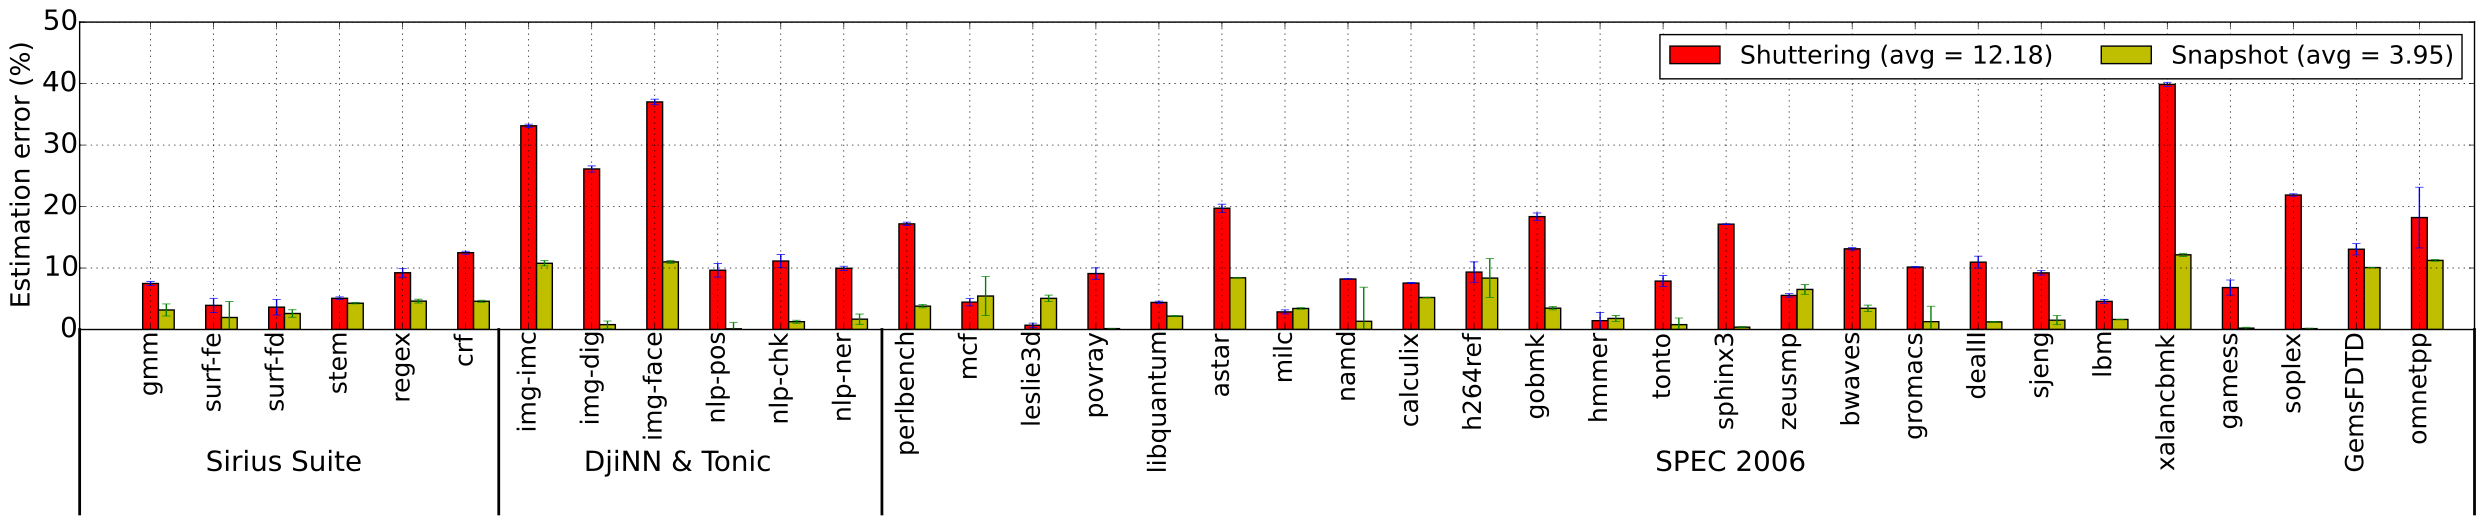

Reproduce this figure in Python.
from collections import defaultdict
import numpy as np
import matplotlib.pyplot as plt

benchListBaseline = [ 'gcc', 'perlbench', 'leslie3d', 'povray', 'libquantum', 'astar', 'bzip2', 'milc', 'namd', 'calculix', 'h264ref', 'sphinx3', 'zeusmp', 'gobmk', 'hmmer', 'tonto', 'bwaves', 'gromacs', 'dealII', 'sjeng', 'lbm', 'xalancbmk', 'gamess', 'cactusADM', 'soplex', 'GemsFDTD', 'omnetpp', 'mcf' ]
benchListExperiments = [ 'gcc', 'perlbench', 'leslie3d', 'povray', 'libquantum', 'astar', 'bzip2', 'milc', 'namd', 'calculix', 'h264ref', 'sphinx3', 'zeusmp', 'gobmk', 'hmmer', 'tonto', 'bwaves', 'gromacs', 'dealII', 'sjeng', 'lbm', 'xalancbmk', 'gamess', 'cactusADM', 'soplex', 'GemsFDTD', 'omnetpp', 'mcf' ]
colocationListBaseline = [ 'colocating with lbm', 'colocating with povray', 'colocating with milc', 'colocating with astar', 'colocating with libquantum', 'colocating with povray', 'colocating with omnetpp', 'colocating with mcf' ]
colocationListExperiments = [ 'colocating with lbm', 'colocating with povray', 'colocating with milc', 'colocating with astar', 'colocating with libquantum', 'colocating with povray', 'colocating with omnetpp', 'colocating with mcf' ]

runningList2 = [  'perlbench', 'colocating with libquantum', 'mcf', 'colocating with libquantum', 'leslie3d', 'colocating with libquantum', 'povray', 'colocating with libquantum', 'libquantum', 'colocating with libquantum', 'astar', 'colocating with libquantum', 'milc', 'colocating with libquantum', 'namd', 'colocating with libquantum', 'calculix', 'colocating with libquantum', 'h264ref', 'colocating with libquantum', 'gobmk', 'colocating with libquantum', 'hmmer', 'colocating with libquantum', 'tonto', 'colocating with libquantum', 'sphinx3', 'colocating with libquantum', 'zeusmp', 'colocating with libquantum', 'bwaves', 'colocating with libquantum', 'gromacs', 'colocating with libquantum', 'dealII', 'colocating with libquantum', 'sjeng', 'colocating with libquantum', 'lbm', 'colocating with libquantum', 'xalancbmk', 'colocating with libquantum', 'gamess', 'colocating with libquantum', 'soplex', 'colocating with libquantum', 'GemsFDTD', 'colocating with libquantum', 'omnetpp', 'colocating with libquantum' ]

siriusbenchListBaseline = [ 'gmm', 'dnn_asr', 'surf-fe', 'surf-fd', 'stem', 'regex', 'crf', 'img-imc', 'img-dig', 'img-face', 'nlp-pos', 'nlp-chk', 'nlp-ner']
siriusbenchListExperiments = [ 'gmm', 'dnn_asr', 'surf-fe', 'surf-fd', 'stem', 'regex', 'crf', 'img-imc', 'img-dig', 'img-face', 'nlp-pos', 'nlp-chk', 'nlp-ner']
siriuscolocationListBaseline = [ 'colocating with lbm', 'colocating with povray', 'colocating with astar', 'colocating with astar', 'colocating with libquantum', 'colocating with povray', 'colocating with omnetpp', 'colocating with mcf' ]
siriuscolocationListExperiments = [ 'colocating with lbm', 'colocating with povray', 'colocating with perlbench', 'colocating with astar', 'colocating with libquantum', 'colocating with povray', 'colocating with omnetpp', 'colocating with mcf' ]
siriusrunningList2 = [ 'gmm', 'colocating with libquantum', 'surf-fe', 'colocating with libquantum', 'surf-fd', 'colocating with libquantum', 'stem', 'colocating with libquantum', 'regex', 'colocating with libquantum', 'crf', 'colocating with libquantum', 'img-imc', 'colocating with libquantum', 'img-dig', 'colocating with libquantum', 'img-face', 'colocating with libquantum', 'nlp-pos', 'colocating with libquantum', 'nlp-chk', 'colocating with libquantum', 'nlp-ner' , 'colocating with libquantum']


def autolabel(rects):
    # attach some text labels
    for rect in rects:
        height = rect.get_height()
        plt.text(rect.get_x()+rect.get_width()/2., 1.05*height, '%.2f'%float(height))

def autolabel2(rects):
    # attach some text labels
    for rect in rects:
        height = rect.get_height()
        plt.text(rect.get_x()+rect.get_width()/2., 1.05*height, '%.2f'%float(height))

def add_line(ax, xpos, ypos):
    line = plt.Line2D([xpos, xpos], [ypos + .1, ypos - .5], transform=ax.transAxes, linewidth=2, color='black')
    line.set_clip_on(False)
    ax.add_line(line)


filename = 'shutter_cpi_10'
#fList = [s.strip() for s in open('../../papergraphs/2.fullspec/accuracy/libquantumcorunner/single_vm_ground_truth/shutter_cpi_1000.txt').readlines()]
#fList2 = [s.strip() for s in open('../../papergraphs/2.fullspec/accuracy/libquantumcorunner/degradation_ground_truth/shutter_cpi_1000.txt').readlines()]
#fList3 = [s.strip() for s in open('../../papergraphs/2.fullspec/accuracy/libquantumcorunner/experiment_1/%s.txt' % filename).readlines()]
fList3= [s.strip() for s in open('../../papergraphs/scalability/libquantumcorunner/spec/priorwork/shutter_cpi_4.txt').readlines()]

fList4 = [s.strip() for s in open('../../papergraphs/scalability/libquantumcorunner/spec/singlevm/shutter_cpi_1000.txt').readlines()]
fList5 = [s.strip() for s in open('../../papergraphs/scalability/libquantumcorunner/spec/degradation/shutter_cpi_1000.txt').readlines()]
fList6 = [s.strip() for s in open('../../papergraphs/scalability/libquantumcorunner/spec/snapshot/%s.txt' % filename).readlines()]

fList8= [s.strip() for s in open('../../papergraphs/scalability/libquantumcorunner/siriusdjinn/priorwork/shutter_cpi_4.txt').readlines()]

fList9 = [s.strip() for s in open('../../papergraphs/scalability/libquantumcorunner/siriusdjinn/singlevm/shutter_cpi_1000.txt').readlines()]
fList10 = [s.strip() for s in open('../../papergraphs/scalability/libquantumcorunner/siriusdjinn/degradation/shutter_cpi_1000.txt').readlines()]
fList11 = [s.strip() for s in open('../../papergraphs/scalability/libquantumcorunner/siriusdjinn/snapshot/shutter_cpi_10.txt').readlines()]

dictList_single_vm = defaultdict(list)
dictList_degradation_colocation = defaultdict(lambda  : defaultdict(list))
dictList_degradation_shutter = defaultdict(lambda  : defaultdict(list))
dictList_degradation_shutter2 = defaultdict(lambda  : defaultdict(list))
dictList_degradation_shutter3 = defaultdict(lambda  : defaultdict(list))
dictList_degradation_shutter4 = defaultdict(lambda  : defaultdict(list))
plot_degradation = defaultdict(dict)
plot_degradation2 = defaultdict(dict)
plot_degradation_error = defaultdict(dict)
plot_degradation_error2 = defaultdict(dict)
plot_degradation_abs = defaultdict(dict)
plot_degradation_abs2 = defaultdict(dict)


yaxis2 = ()
yaxis3 = ()
yaxis_abs2 = ()
yaxis_abs3 = ()
error2 = ()
error3 = ()
xaxis2 = ()

for (b,a) in enumerate(fList9):
    if a in siriusbenchListBaseline:
        dictList_single_vm[a].append(fList9[b+1])


#SORTING LIST CONTAING VALUES OF SINGLE SPEC RUNS INSIDE VMs
for i in siriusbenchListBaseline:
    dictList_single_vm[i].sort()
    print i,dictList_single_vm[i]

for (b,a) in enumerate(fList10):
    #print a
    if a in siriuscolocationListBaseline:
       #print a
       index = a
    else:
        if a in siriusbenchListExperiments:
            #print a
            dictList_degradation_colocation[index][a].append(fList10[b+1])

#sorting the ground truth values
for a in xrange(0,len(siriusrunningList2),2):
    j = siriusrunningList2[a+1]
    i = siriusrunningList2[a]
    #print i,j
    dictList_degradation_colocation[j][i].sort()
    print j,i,dictList_degradation_colocation[j][i]

#for a in xrange(0,len(runningList),2):
#    j = runningList[a+1]
#    i = runningList[a]
#    numerator1 = sum(float(n) for (m,n) in enumerate(dictList_degradation_colocation[j][i]) if m!=0 and m!=len(dictList_degradation_colocation[j][i])-1)/(len(dictList_degradation_colocation[j][i])-2)
#    print numerator1
#    #print dictList_degradation_colocation[runningList[a+1]][runningList[a]]
#    #print numerator1

#APPENDING DEGRADATION SHUTTER
for (b,a) in enumerate(fList11):
    #print a
    if a in siriuscolocationListExperiments:
        index = a
    else:
        if a in siriusbenchListExperiments:
            dictList_degradation_shutter[index][a].append(fList11[b+1])

for (b,a) in enumerate(fList8):
    if a in siriuscolocationListExperiments:
        index = a
    else:
        if a in siriusbenchListExperiments:
            dictList_degradation_shutter3[index][a].append(fList8[b+1])

for a in xrange(0,len(siriusrunningList2),2):
    j = siriusrunningList2[a+1]
    i = siriusrunningList2[a]
    print i,j,dictList_degradation_shutter[j][i]
#APPENDING DEGRADATION SHUTTER2 as shutter and colocation values are tab separated
for a in xrange(0,len(siriusrunningList2),2):
    j = siriusrunningList2[a+1]
    i = siriusrunningList2[a]
    for elem in dictList_degradation_shutter[j][i]:
        dictList_degradation_shutter2[j][i].extend(elem.strip().split('\t'))

    for elem in dictList_degradation_shutter3[j][i]:
        dictList_degradation_shutter4[j][i].extend(elem.strip().split('\t'))
    #print dictList_degradation_shutter2[j][i]

for a in xrange(0,len(siriusrunningList2),2):
    j = siriusrunningList2[a+1]
    i = siriusrunningList2[a]
    print i,j
    #print i
    #print dictList_single_vm[i]
    #print dictList_degradation_colocation[j][i]
    #print dictList_degradation_shutter2[j][i]
    denominator1 = sum(float(n) for (m,n) in enumerate(dictList_single_vm[i]))/(len(dictList_single_vm[i]))
    numerator1 = sum(float(n) for (m,n) in enumerate(dictList_degradation_colocation[j][i]))/(len(dictList_degradation_colocation[j][i]))
    shutter_temp_list = []
    shutter_temp_list2 = []
    colo_temp_list = []
    colo_temp_list2 = []
    degradation_temp_list = []
    degradation_temp_list2 = []
    error_temp_list = []
    error_temp_list2 = []
    #print numerator1
    #print denominator1
    for (count,item) in enumerate(dictList_degradation_shutter2[j][i]):
        if count%2==0:
            colo_temp_list.append(item)
        if count%2==1:
            shutter_temp_list.append(item)

    for (count,item) in enumerate(dictList_degradation_shutter4[j][i]):
        if count%2==0:
            colo_temp_list2.append(item)
        if count%2==1:
            shutter_temp_list2.append(item)

    for (count,item) in enumerate(shutter_temp_list):
        degradation_temp_list.append(abs((((float(shutter_temp_list[count])/float(colo_temp_list[count]))-(numerator1/denominator1))/(float(shutter_temp_list[count])/float(colo_temp_list[count])))*100))

    shutter_temp_list.sort()
    shutter_temp_list2.sort()
    colo_temp_list.sort()
    colo_temp_list2.sort()
    print shutter_temp_list
    print colo_temp_list
    #print dictList_degradation_shutter2[j][i]
    denominator2 = sum(float(n) for (m,n) in enumerate(shutter_temp_list) )/len(shutter_temp_list)
    numerator2 = sum(float(n) for (m,n) in enumerate(colo_temp_list))/len(colo_temp_list)
    for (m,n) in enumerate(shutter_temp_list):
        ratio=float(n)/float(colo_temp_list[m])
        error_temp_list.append(abs((((ratio)-(numerator1/denominator1))/(numerator1/denominator1))*100))
    plot_degradation_error[j][i]=np.std(error_temp_list)

    denominator3 = sum(float(n) for (m,n) in enumerate(shutter_temp_list2))/(len(shutter_temp_list2))
    numerator3 = sum(float(n) for (m,n) in enumerate(colo_temp_list2))/(len(colo_temp_list2))
    for (m,n) in enumerate(shutter_temp_list2):
        ratio=float(n)/float(colo_temp_list2[m])
        error_temp_list2.append(abs((((ratio)-(numerator3/denominator3))/(numerator1/denominator1))*100))
    plot_degradation_error2[j][i]=np.std(error_temp_list2)

    print numerator2
    print denominator2
    del shutter_temp_list
    del colo_temp_list
    del degradation_temp_list
    del shutter_temp_list2
    del colo_temp_list2
    del degradation_temp_list2
    plot_degradation[j][i] = (((numerator2/denominator2)-(numerator1/denominator1))/(numerator1/denominator1))*100
    plot_degradation_abs[j][i] = abs((((numerator2/denominator2)-(numerator1/denominator1))/(numerator1/denominator1))*100)
    plot_degradation2[j][i] = (((numerator3/denominator3)-(numerator1/denominator1))/(numerator1/denominator1))*100
    plot_degradation_abs2[j][i] = abs((((numerator3/denominator3)-(numerator1/denominator1))/(numerator1/denominator1))*100)
    #print j,i,plot_degradation[j][i]
    #print plot_degradation_error[j][i]
    #xaxis = xaxis + ('%s \n %s' %(i,j[16:]),)
    #xaxis = xaxis + ('%s \n %s' %(i,j[16:]),)
    xaxis2 = xaxis2 + (i,)
    yaxis2 = yaxis2 + (plot_degradation[j][i],)
    yaxis3 = yaxis3 + (plot_degradation2[j][i],)
    yaxis_abs2 = yaxis_abs2 + (plot_degradation_abs[j][i],)
    yaxis_abs3 = yaxis_abs3 + (plot_degradation_abs2[j][i],)
    error2 = error2 + (plot_degradation_error[j][i],)
    error3 = error3 + (plot_degradation_error2[j][i],)
    #print numerator2,denominator2,numerator2/denominator2
    #print denominator2/numerator2
    #print j,i,plot_degradation[j][i],plot_degradation2[j][i]
            #print (((numerator2/denominator2)-(numerator1/denominator1))/(numerator2/denominator2))*100
#print np.mean(yaxis2)


#width=0.25
#x = np.arange(len(yaxis2))
#fig = plt.figure(figsize=(28, 5))
##bar1 = plt.bar( x, yaxis, width, color="r", label='colocating with libquatum (avg = %.2f)' %(np.mean(yaxis_abs)))
#bar1 = plt.bar( x, yaxis_abs3, width, color="k", yerr=error3, label='Shuttering (mean: %.2f)' %(np.mean(yaxis_abs3)))
#bar2 = plt.bar( x+width, yaxis_abs2, width, color="lightgrey", yerr=error2, label='Snapshot (mean: %.2f)' %(np.mean(yaxis_abs2)))
#
#plt.ylabel( 'Estimation error (%)',fontsize='25' )
##plt.title('Error in predicting degradation when co-locating with milc')
#plt.xticks(x + width/2.0, xaxis2, rotation='30', size='23',  ha='center', va='top')
#plt.yticks(np.arange(0,50,10),size='25')
#plt.ylim(0,50)
#plt.xlim(-1,27)
#plt.grid()
#plt.tight_layout()
#plt.legend(loc=9, ncol=2, prop={'size':28})
##plt.savefig('milc_accuracy.pdf', dpi=125)

del dictList_single_vm
del dictList_degradation_colocation
del dictList_degradation_shutter
del dictList_degradation_shutter2
del dictList_degradation_shutter3
del dictList_degradation_shutter4
del plot_degradation
del plot_degradation2
del plot_degradation_error
del plot_degradation_error2
del plot_degradation_abs
del plot_degradation_abs2


dictList_single_vm = defaultdict(list)
dictList_degradation_colocation = defaultdict(lambda  : defaultdict(list))
dictList_degradation_shutter = defaultdict(lambda  : defaultdict(list))
dictList_degradation_shutter2 = defaultdict(lambda  : defaultdict(list))
dictList_degradation_shutter3 = defaultdict(lambda  : defaultdict(list))
dictList_degradation_shutter4 = defaultdict(lambda  : defaultdict(list))
plot_degradation = defaultdict(dict)
plot_degradation2 = defaultdict(dict)
plot_degradation_error = defaultdict(dict)
plot_degradation_error2 = defaultdict(dict)
plot_degradation_abs = defaultdict(dict)
plot_degradation_abs2 = defaultdict(dict)

for (b,a) in enumerate(fList4):
    if a in benchListBaseline:
        dictList_single_vm[a].append(fList4[b+1])

#SORTING LIST CONTAING VALUES OF SINGLE SPEC RUNS INSIDE VMs
for i in benchListBaseline:
    dictList_single_vm[i].sort()
    #print i,dictList_single_vm[i]

for (b,a) in enumerate(fList5):
    #print a
    if a in colocationListBaseline:
       #print a
       index = a
    else:
        if a in benchListExperiments:
            #print a
            dictList_degradation_colocation[index][a].append(fList5[b+1])

#sorting the ground truth values
for a in xrange(0,len(runningList2),2):
    j = runningList2[a+1]
    i = runningList2[a]
    dictList_degradation_colocation[j][i].sort()
    #print j,i,dictList_degradation_colocation[j][i]



#APPENDING DEGRADATION SHUTTER
for (b,a) in enumerate(fList6):
    if a in colocationListExperiments:
        index = a
    else:
        if a in benchListExperiments:
            dictList_degradation_shutter[index][a].append(fList6[b+1])

for (b,a) in enumerate(fList3):
    if a in colocationListExperiments:
        index = a
    else:
        if a in benchListExperiments:
            dictList_degradation_shutter3[index][a].append(fList3[b+1])

for a in xrange(0,len(runningList2),2):
    j = runningList2[a+1]
    i = runningList2[a]
    #print i,j,dictList_degradation_shutter[j][i]
#APPENDING DEGRADATION SHUTTER2 as shutter and colocation values are tab separated
for a in xrange(0,len(runningList2),2):
    j = runningList2[a+1]
    i = runningList2[a]
    #print i,j
    for elem in dictList_degradation_shutter[j][i]:
        dictList_degradation_shutter2[j][i].extend(elem.strip().split('\t'))

    for elem in dictList_degradation_shutter3[j][i]:
        dictList_degradation_shutter4[j][i].extend(elem.strip().split('\t'))
    #print dictList_degradation_shutter2[j][i]

for a in xrange(0,len(runningList2),2):
    j = runningList2[a+1]
    i = runningList2[a]
    #print i,j
    #print dictList_single_vm[i]
    #print dictList_degradation_colocation[j][i]
    #print dictList_degradation_shutter2[j][i]
    denominator1 = sum(float(n) for (m,n) in enumerate(dictList_single_vm[i]))/(len(dictList_single_vm[i]))
    numerator1 = sum(float(n) for (m,n) in enumerate(dictList_degradation_colocation[j][i]))/(len(dictList_degradation_colocation[j][i]))
    shutter_temp_list = []
    shutter_temp_list2 = []
    colo_temp_list = []
    colo_temp_list2 = []
    degradation_temp_list = []
    degradation_temp_list2 = []
    error_temp_list = []
    error_temp_list2 = []
    #print numerator1
    #print denominator1
    for (count,item) in enumerate(dictList_degradation_shutter2[j][i]):
        if count%2==0:
            colo_temp_list.append(item)
        if count%2==1:
            shutter_temp_list.append(item)

    for (count,item) in enumerate(dictList_degradation_shutter4[j][i]):
        if count%2==0:
            colo_temp_list2.append(item)
        if count%2==1:
            shutter_temp_list2.append(item)

    for (count,item) in enumerate(shutter_temp_list):
        degradation_temp_list.append(abs((((float(shutter_temp_list[count])/float(colo_temp_list[count]))-(numerator1/denominator1))/(float(shutter_temp_list[count])/float(colo_temp_list[count])))*100))

    shutter_temp_list.sort()
    shutter_temp_list2.sort()
    colo_temp_list.sort()
    colo_temp_list2.sort()
    #print shutter_temp_list
    #print colo_temp_list
    #print dictList_degradation_shutter2[j][i]
    denominator2 = sum(float(n) for (m,n) in enumerate(shutter_temp_list))/(len(shutter_temp_list))
    numerator2 = sum(float(n) for (m,n) in enumerate(colo_temp_list))/(len(colo_temp_list))
    for (m,n) in enumerate(shutter_temp_list):
        ratio=float(n)/float(colo_temp_list[m])
        error_temp_list.append(abs((((ratio)-(numerator1/denominator1))/(numerator1/denominator1))*100))
    plot_degradation_error[j][i]=np.std(error_temp_list)

    denominator3 = sum(float(n) for (m,n) in enumerate(shutter_temp_list2))/(len(shutter_temp_list2))
    numerator3 = sum(float(n) for (m,n) in enumerate(colo_temp_list2))/(len(colo_temp_list2))
    for (m,n) in enumerate(shutter_temp_list2):
        ratio=float(n)/float(colo_temp_list2[m])
        error_temp_list2.append(abs((((ratio)-(numerator3/denominator3))/(numerator1/denominator1))*100))
    plot_degradation_error2[j][i]=np.std(error_temp_list2)

    #print numerator2
    #print denominator2
    del shutter_temp_list
    del colo_temp_list
    del degradation_temp_list
    del shutter_temp_list2
    del colo_temp_list2
    del degradation_temp_list2
    plot_degradation[j][i] = (((numerator2/denominator2)-(numerator1/denominator1))/(numerator1/denominator1))*100
    plot_degradation_abs[j][i] = abs((((numerator2/denominator2)-(numerator1/denominator1))/(numerator1/denominator1))*100)
    plot_degradation2[j][i] = (((numerator3/denominator3)-(numerator1/denominator1))/(numerator1/denominator1))*100
    plot_degradation_abs2[j][i] = abs((((numerator3/denominator3)-(numerator1/denominator1))/(numerator1/denominator1))*100)
    #print j,i,plot_degradation[j][i]
    #print plot_degradation_error[j][i]
    #xaxis = xaxis + ('%s \n %s' %(i,j[16:]),)
    #xaxis = xaxis + ('%s \n %s' %(i,j[16:]),)
    xaxis2 = xaxis2 + (i,)
    yaxis2 = yaxis2 + (plot_degradation[j][i],)
    yaxis3 = yaxis3 + (plot_degradation2[j][i],)
    yaxis_abs2 = yaxis_abs2 + (plot_degradation_abs[j][i],)
    yaxis_abs3 = yaxis_abs3 + (plot_degradation_abs2[j][i],)
    error2 = error2 + (plot_degradation_error[j][i],)
    error3 = error3 + (plot_degradation_error2[j][i],)


width=0.25
x = np.arange(len(yaxis2))
fig = plt.figure(figsize=(25, 5))
ax = fig.add_subplot(1,1,1)
#bar1 = plt.bar( x, yaxis, width, color="r", label='colocating with libquatum (avg = %.2f)' %(np.mean(yaxis_abs)))
bar1 = plt.bar( x, yaxis_abs3, width, color="r", yerr=error3, label='Shuttering (avg = %.2f)' %(np.mean(yaxis_abs3)))
bar2 = plt.bar( x+width, yaxis_abs2, width, color="y", yerr=error2, label='Snapshot (avg = %.2f)' %(np.mean(yaxis_abs2)))
add_line(ax, 0 * 1.0, -.1)
add_line(ax, 1 * 1.0, -.1)
add_line(ax, 1 * 0.175, -.1)
add_line(ax, 1 * 0.335, -.1)
#bar3 = plt.bar( x+width+width, yaxis3, width, color="g", label='colocating with sphinx  (avg = %.2f)' %(np.mean(yaxis_abs3)))
#autolabel(bar1)
#autolabel(bar2)
plt.ylabel( 'Estimation error (%)', fontsize='19' )
#plt.title('Error in predicting degradation when co-locating with libquantum')
plt.xticks(x + width/2.0, xaxis2, rotation='90', size='18',  ha='center', va='top')
plt.yticks(np.arange(0,60,10),size='20')
plt.ylim(0,50)
plt.xlim(-1,37)
plt.grid()
plt.tight_layout()
plt.legend(loc=1, ncol=2, prop={'size':18})
#plt.savefig('accuracylibquantum.pdf', dpi=125)
ax.text(24, -23, r'SPEC 2006', fontsize=20)
ax.text(1, -23, r'Sirius Suite', fontsize=20)
ax.text(7, -23, r'DjiNN & Tonic', fontsize=20)

import os as mars_awesome_os;
import matplotlib.pyplot as mars_awesome_plt;
mars_awesome_plt.savefig('accuracy-comparison.eps', bbox_inches='tight');
mars_awesome_os.popen('epstopdf accuracy-comparison.eps');
